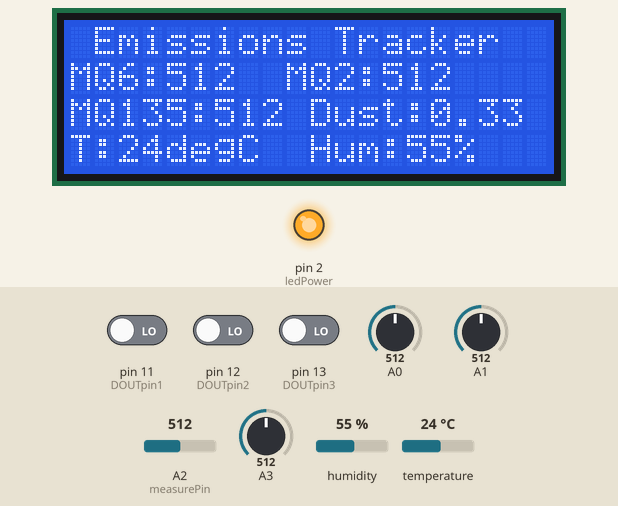
This sketch was run on a simulated Arduino Nano, built with avr-gcc and run on an emulated ATmega328P. Shown: 20×4 character LCD, output pins drawn as LEDs (lit = HIGH). The test bench sets the inputs (shaded band); at power-on: A2 (measurePin) = 512, humidity 55 %, A0 = 512, A1 = 512, A3 = 512, pin 11 (DOUTpin1) LOW, pin 12 (DOUTpin2) LOW, pin 13 (DOUTpin3) LOW, temperature 24 °C. What the sketch prints to the serial monitor is not drawn.

Above: at 1.4 s.
1.5 s: A2 (measurePin) set to 129
At 6.4 s:
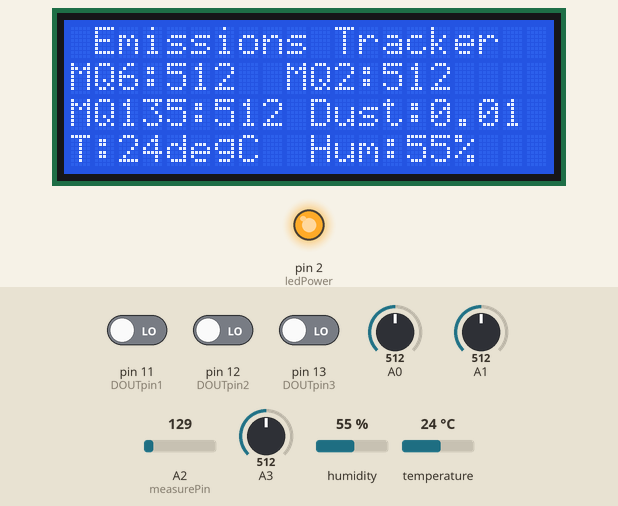
7.7 s: A2 (measurePin) set to 110
At 12.2 s:
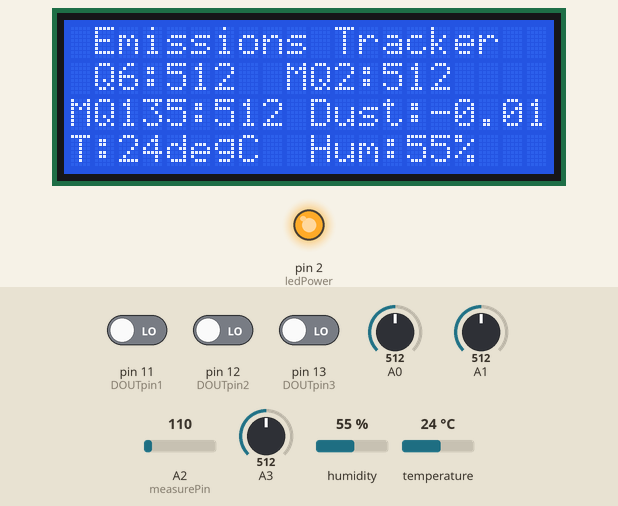
18.4 s: humidity set to 22 %
At 23.9 s:
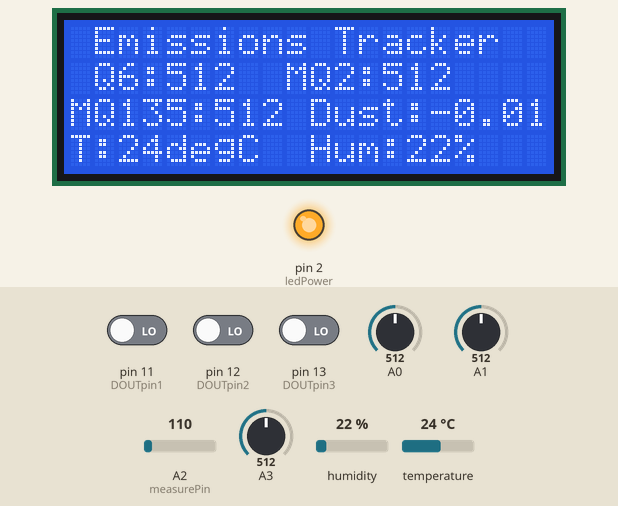
29.4 s: A0 set to 716
At 34.1 s:
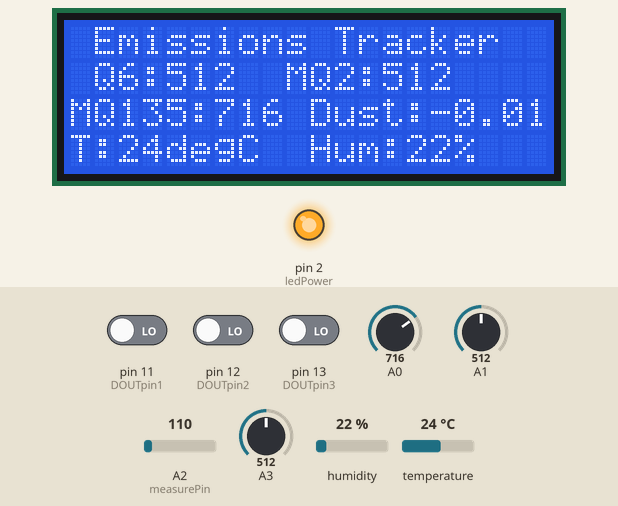
40.5 s: A1 set to 716
At 45.7 s:
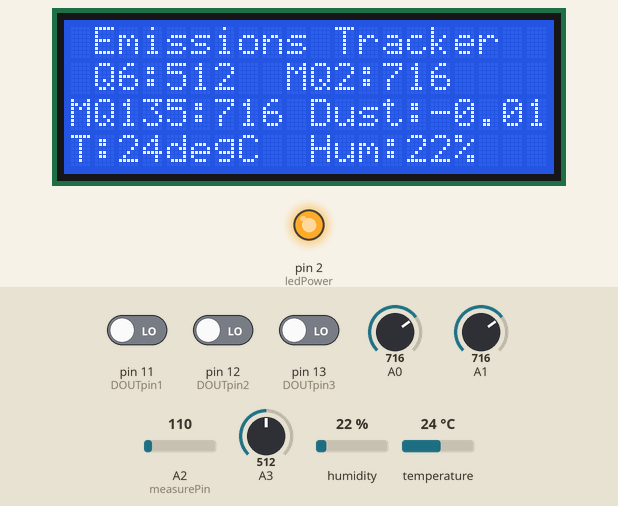
46.7 s: A3 set to 716
At 51.5 s:
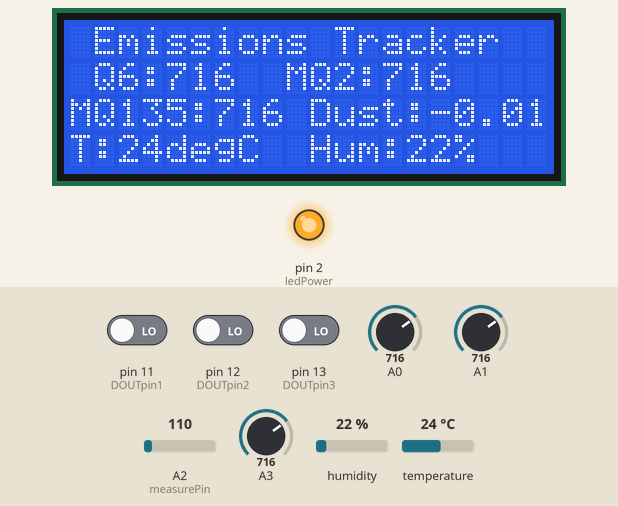
Timing chart, 0 to 53.0 s (numbered marks = the images above; inputs shaded):
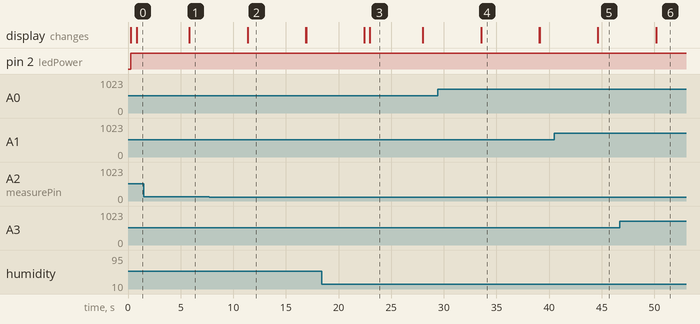

Measured:
- the behaviour switches between 121 and 120 on A2 (measurePin) (found by bisection; images 1 and 2)
- after the input at 1.5 s, the display: changes after 4.3 s (image 1)
- after the input at 7.7 s, the display: changes after 3.7 s (image 2)
- after the input at 18.4 s, the display: first differs from a run without the input after 4.6 s (image 3)
- after the input at 29.4 s, the display: first differs from a run without the input after 4.1 s (image 4)
- after the input at 40.5 s, the display: first changes after 4.1 s (image 5 shows a later state)
- after the input at 46.7 s, the display: first changes after 3.5 s (image 6 shows a later state)

The sketch:

sensor_hub.ino
```cpp
// ============================================
// sensor_hub.ino — Arduino Nano
// Reads MQ6, MQ2, MQ135, Sharp Dust Sensor, DHT11
// Displays on 20x4 LCD
// Sends CSV string via Serial to ESP8266
// ============================================

#include <LiquidCrystal.h>
#include "DHT.h"

// --- LCD Setup ---
const int rs = 3, en = 4, d4 = 5, d5 = 6, d6 = 7, d7 = 8;
LiquidCrystal lcd(rs, en, d4, d5, d6, d7);

// --- DHT11 Setup ---
#define DHTPIN 9
#define DHTTYPE DHT11
DHT dht(DHTPIN, DHTTYPE);

// --- Gas Sensor Pins ---
const int DOUTpin1 = 11;  // MQ6 digital out
const int DOUTpin2 = 12;  // MQ2 digital out
const int DOUTpin3 = 13;  // MQ135 digital out
int limit1, value1;
int limit2, value2;
int limit3, value3;

// --- Sharp Dust Sensor ---
int measurePin = A2;
int ledPower   = 2;
unsigned int samplingTime = 280;
unsigned int deltaTime    = 40;
unsigned int sleepTime    = 9680;
float voMeasured  = 0;
float calcVoltage = 0;
float dustDensity = 0;

String readstringdata = "";

void setup() {
  Serial.begin(9600);
  dht.begin();
  pinMode(ledPower, OUTPUT);
  lcd.begin(20, 4);
  lcd.setCursor(0, 0);
  lcd.print(" Emissions Tracker ");
  delay(200);
}

void loop() {
  readstringdata = "";

  // --- MQ6 (LPG/Gas) ---
  value1 = analogRead(A3);
  limit1 = digitalRead(DOUTpin1);

  // --- MQ2 (Smoke) ---
  value2 = analogRead(A1);
  limit2 = digitalRead(DOUTpin2);

  // --- MQ135 (Air Quality) ---
  value3 = analogRead(A0);
  limit3 = digitalRead(DOUTpin3);

  lcd.setCursor(0, 1);
  lcd.print("MQ6:");
  lcd.print(value1);
  lcd.print("  MQ2:");
  lcd.print(value2);
  lcd.print(" ");

  // --- Sharp Dust Sensor ---
  digitalWrite(ledPower, LOW);
  delayMicroseconds(samplingTime);
  voMeasured = analogRead(measurePin);
  delayMicroseconds(deltaTime);
  digitalWrite(ledPower, HIGH);
  delayMicroseconds(sleepTime);

  calcVoltage = voMeasured * (5.0 / 1024);
  dustDensity = 0.17 * calcVoltage - 0.1;

  lcd.setCursor(0, 2);
  lcd.print("MQ135:");
  lcd.print(value3);
  lcd.print(" Dust:");
  lcd.print(dustDensity);
  lcd.print(" ");
  delay(500);

  // --- DHT11 (Temperature + Humidity) ---
  float h = dht.readHumidity();
  float t = dht.readTemperature();        // Celsius
  float f = dht.readTemperature(true);    // Fahrenheit

  if (isnan(h) || isnan(t) || isnan(f)) {
    return;  // Retry on next loop if sensor read fails
  }

  float hic = dht.computeHeatIndex(t, h, false);

  lcd.setCursor(0, 3);
  lcd.print("T:");
  lcd.print(t, 0);
  lcd.print("degC ");
  lcd.print(" Hum:");
  lcd.print(h, 0);
  lcd.print("%");
  lcd.print("  ");

  // --- Build CSV string for ESP8266 ---
  // Format: humidity,temperature,mq6,mq2,mq135,dustDensity#
  readstringdata += String(h);
  readstringdata += ",";
  readstringdata += String(t);
  readstringdata += ",";
  readstringdata += String(value1);   // MQ6
  readstringdata += ",";
  readstringdata += String(value2);   // MQ2
  readstringdata += ",";
  readstringdata += String(value3);   // MQ135
  readstringdata += ",";
  readstringdata += String(dustDensity);
  readstringdata += "#";              // End delimiter

  Serial.println(readstringdata);

  readstringdata = "";
  delay(5000);
}
```
